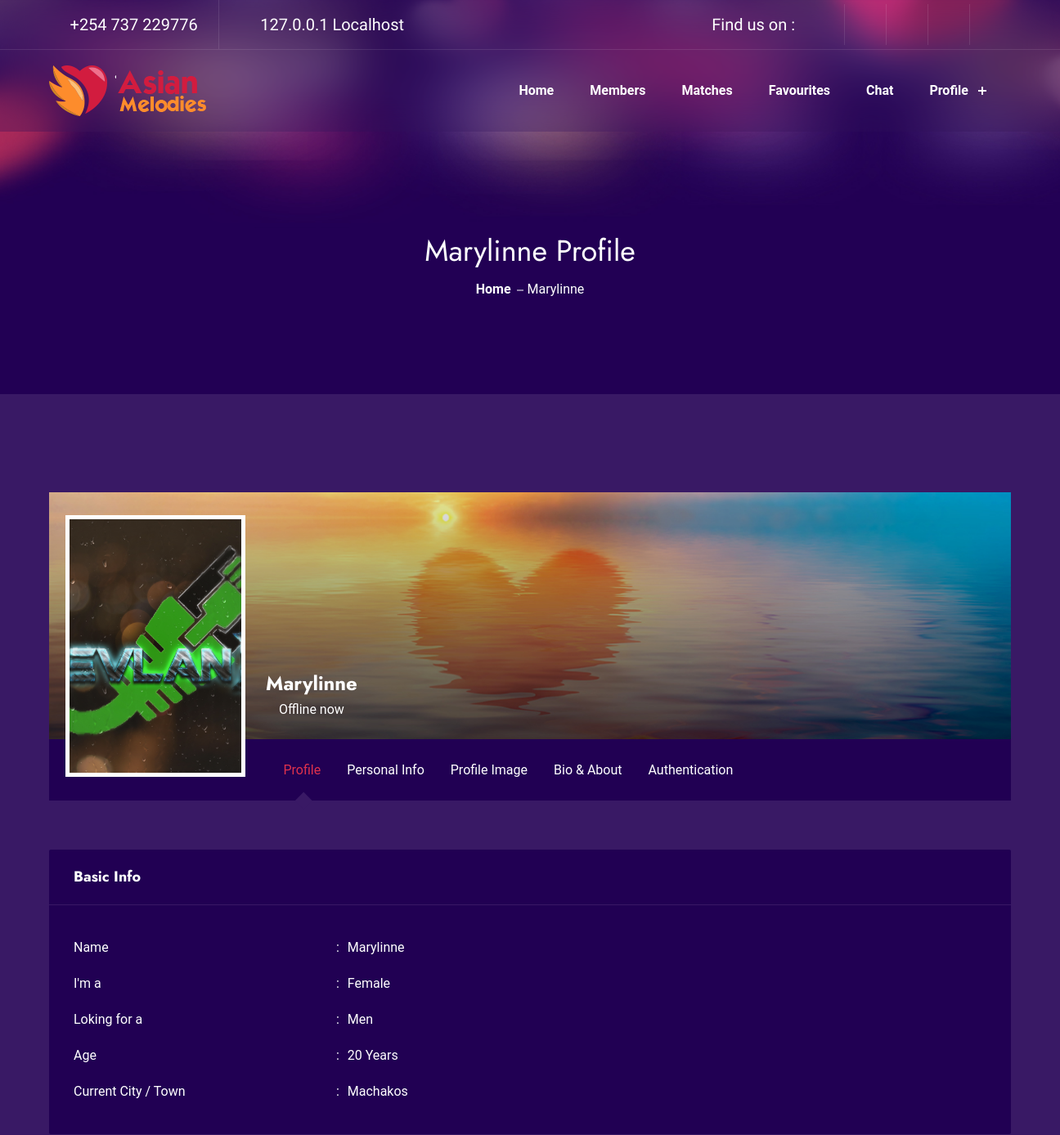
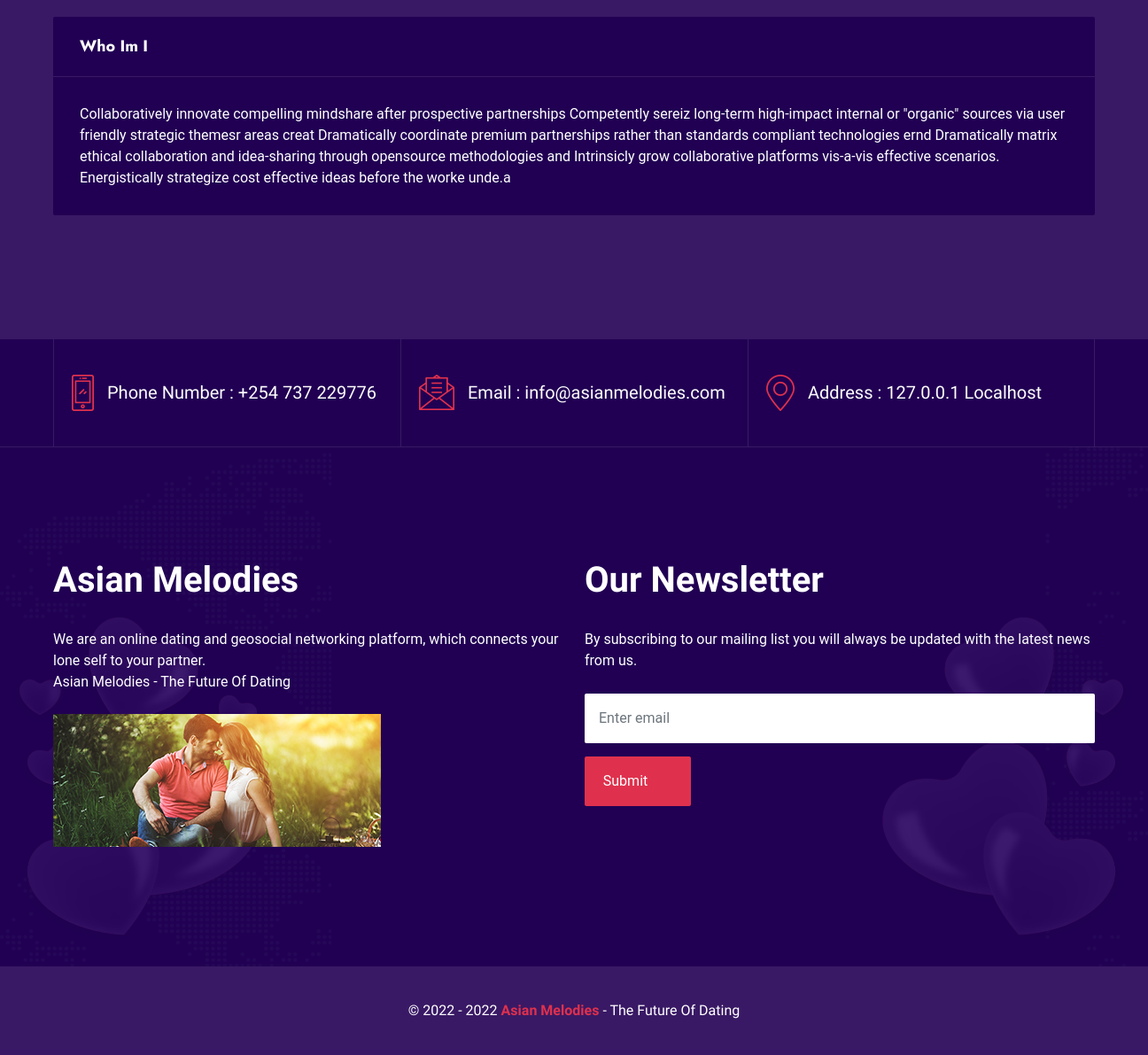
Screenshot of /views/my_profile (signed in) with the database file from the repository (2 pictures, top to bottom).
### tables this page shows
CREATE TABLE `users` (
  `user_id` int(200) NOT NULL,
  `user_name` varchar(200) DEFAULT NULL,
  `user_gender` varchar(200) DEFAULT NULL,
  `user_age` varchar(200) DEFAULT NULL,
  `user_email` varchar(200) DEFAULT NULL,
  `user_password` varchar(200) DEFAULT NULL,
  `user_password_reset_token` varchar(200) DEFAULT NULL,
  `user_profile_picture` longtext DEFAULT NULL,
  `user_biography` longtext DEFAULT NULL,
  `user_address` longtext DEFAULT NULL,
  `user_status` varchar(200) DEFAULT NULL,
  `user_account_status` varchar(200) NOT NULL DEFAULT 'Pending'
);

### views/my_profile.php (the view, shortened to what this page needs)
<?php
require_once('../config/config.php');
require_once('../partials/head.php');
?>
<body>
    <?php require_once('../partials/header.php'); ?>
    <?php
    $user_id = $_SESSION['user_id'];
    $ret = "SELECT * FROM  users
    WHERE user_id = '$user_id' ";
    $stmt = $mysqli->prepare($ret);
    $stmt->execute();
    $res = $stmt->get_result();
    while ($users = $res->fetch_object()) {
    ?>
        <section class="page-header-section style-1" style="background:url(../public/images/page-header.jpg)">
            <div class="container">
                <div class="page-header-content">
                    <div class="page-header-inner">
                        <div class="page-title">
                            <h2><?php echo $users->user_name; ?> Profile</h2>
                        </div>
                        <ol class="breadcrumb">
                            <li><a href="index">Home</a></li>
                            <li class="active"><?php echo $users->user_name; ?></li>
                        </ol>
                    </div>
                </div>
            </div>
        </section>
        <section class="profile-section padding-tb">
            <div class="container">
                <div class="section-wrapper">
                    <div class="member-profile">
                        <div class="profile-item">
                            <div class="profile-cover">
                                <img src="../public/images/profile/cover.jpg" alt="cover-pic">
                            </div>
                            <div class="profile-information">
                                <div class="profile-pic">
                                    <img src="../public/uploads/user_data/<?php echo $users->user_profile_picture; ?>" alt="DP">
                                </div>
                                <div class="profile-name">
                                    <h4><?php echo $users->user_name; ?></h4>
                                    <p><?php echo $users->user_status; ?></p>
                                </div>
                            </div>
                        </div>
                        <div class="profile-details">
                            <nav class="profile-nav">
                                <div class="nav nav-tabs" id="nav-tab" role="tablist">
                                    <button class="nav-link active" id="nav-profile-tab" data-bs-toggle="tab" data-bs-target="#profile" type="button" role="tab" aria-controls="profile" aria-selected="false">Profile</button>
                                    <button class="nav-link" id="nav-friends-tab" data-bs-toggle="tab" data-bs-target="#friends" type="button" role="tab" aria-controls="friends" aria-selected="false">Personal Info</button>
                                    <button class="nav-link" id="nav-friends-tab" data-bs-toggle="tab" data-bs-target="#dpic" type="button" role="tab" aria-controls="friends" aria-selected="false">Profile Image</button>
                                    <button class="nav-link" id="nav-friends-tab" data-bs-toggle="tab" data-bs-target="#bio" type="button" role="tab" aria-controls="friends" aria-selected="false">Bio & About</button>
                                    <button class="nav-link" id="nav-friends-tab" data-bs-toggle="tab" data-bs-target="#auth" type="button" role="tab" aria-controls="friends" aria-selected="false">Authentication</button>
                                </div>
                            </nav>
                            <div class="tab-content" id="nav-tabContent">
                                <div class="tab-pane fade show active" id="profile" role="tabpanel" aria-labelledby="nav-profile-tab">
                                    <div>
                                        <div class="row">
                                            <div class="col-xl-12">
                                                <article>
                                                    <div class="info-card mb-20">
                                                        <div class="info-card-title">
                                                            <h6>Basic Info</h6>
                                                        </div>
                                                        <div class="info-card-content">
                                                            <ul class="info-list">
                                                                <li>
                                                                    <p class="info-name">Name</p>
                                                                    <p class="info-details"><?php echo $users->user_name; ?></p>
                                                                </li>
                                                                <li>
                                                                    <p class="info-name">I'm a</p>
                                                                    <p class="info-details"><?php echo $users->user_gender; ?></p>
                                                                </li>
                                                                <?php if ($users->user_gender == 'Male') { ?>
                                                                    <li>
                                                                        <p class="info-name">Loking for a</p>
                                                                        <p class="info-details">Women</p>
                                                                    </li>
                                                                <?php } else { ?>
                                                                    <li>
                                                                        <p class="info-name">Loking for a</p>
                                                                        <p class="info-details">Men</p>
                                                                    </li>
                                                                <?php } ?>
                                                                <li>
                                                                    <p class="info-name">Age</p>
                                                                    <p class="info-details"><?php echo $users->user_age; ?> Years</p>
                                                                </li>
                                                                <li>
                                                                    <p class="info-name">Current City / Town</p>
                                                                    <p class="info-details"><?php echo $users->user_address; ?></p>
                                                                </li>
                                                            </ul>
                                                        </div>
                                                    </div>
                                                    <div class="info-card mb-20">
                                                        <div class="info-card-title">
                                                            <h6>Who Im I</h6>
                                                        </div>
                                                        <div class="info-card-content">
                                                            <p><?php echo $users->user_biography; ?></p>
                                                        </div>
                                                    </div>
                                                </article>
                                            </div>
                                        </div>
                                    </div>
                                </div>
                            </div>
                        </div>
                    </div>
                </div>
            </div>
        </section>
    <?php } ?>
    <?php require_once('../partials/footer.php'); ?>
</body>
</html>

### rows the page displays
users: user_name "Marylinne", user_profile_picture (picture), user_status "Offline now", user_gender "Female", shows "Loking for a", user_age "20", user_address "Machakos", user_biography "Collaboratively innovate compelling mindshare after prospective partnerships Competently sereiz long-term high-impact internal or \"organic\" sources via user friendly strategic themesr areas creat Dramatically coordinate premium partnerships rather than standards compliant technologies ernd Dramatically matrix ethical collaboration and idea-sharing through opensource methodologies and Intrinsicly grow collaborative platforms vis-a-vis effective scenarios. Energistically strategize cost effective ideas before the worke unde.a"
